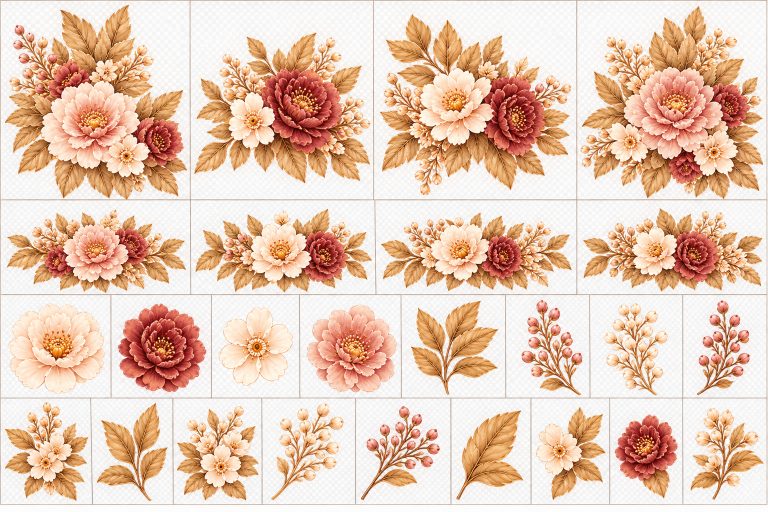
#> input picture design-source/lembar-clipart-asli.png, 1536 x 1024 px, given in place of img_aae297a73f6c.png, which was not available (shown at 1/2 size)
$ python potong-ornamen.py
#> lines starting #> are read from the running program, lines starting #| are printed output that depends on the picture; after the words box and inside, x2 and y2 are one past the last pixel; in counts of white or black regions, pixels touching at a corner belong together
#!/usr/bin/env python3
"""Potong lembar clipart bunga menjadi PNG transparan per elemen.

Latar lembar: putih netral 244-252 bertekstur + pola kotak-kotak samar.
Karena warna krem kelopak sangat dekat dengan latar, flood fill rapuh.
Yang dipakai: alpha dari jarak warna terhadap latar (soft threshold),
lalu warna di-unpremultiply dari putih supaya tidak ada halo.
"""
import os
from PIL import Image, ImageFilter

SRC = "/home/chengking/.hermes/cache/documents/native-inputs/4964ff477c7a439e98388f33a3ce4af663fd44ace5cee9f2ca97557a4b2fe5da/img_aae297a73f6c.png"
OUT = "/home/chengking/Project/undangan-naila-alfin/public/images/ornaments"

BOXES = [
    ("bloom-bouquet-a", 10, 11, 374, 397),
    ("bloom-bouquet-b", 389, 11, 741, 397),
    ("bloom-bouquet-c", 760, 11, 1142, 397),
    ("bloom-bouquet-d", 1161, 11, 1526, 397),
    ("bloom-spray-a", 14, 419, 372, 584),
    ("bloom-spray-b", 391, 419, 744, 584),
    ("bloom-spray-c", 762, 419, 1143, 584),
    ("bloom-spray-d", 1166, 419, 1525, 584),
    ("bloom-cream", 17, 600, 210, 791),
    ("bloom-burgundy", 236, 600, 413, 791),
    ("bloom-blush", 437, 600, 586, 791),
    ("bloom-rose", 613, 600, 794, 791),
    ("sprig-gold", 822, 600, 997, 791),
    ("berry-pink", 1043, 600, 1165, 791),
    ("berry-cream", 1208, 600, 1335, 791),
    ("berry-red", 1394, 600, 1500, 791),
    ("cluster-a", 10, 804, 177, 1010),
    ("leaf-gold", 194, 804, 335, 1010),
    ("cluster-b", 354, 804, 517, 1010),
    ("bud-arch-cream", 542, 804, 688, 1010),
    ("bud-arch-pink", 722, 804, 880, 1010),
    ("leaf-large", 913, 804, 1047, 1010),
    ("bloom-single", 1072, 804, 1211, 1010),
    ("bloom-maroon", 1229, 804, 1355, 1010),
    ("cluster-c", 1381, 804, 1527, 1010),
]

INSET = 3
T0, T1 = 12.0, 34.0        # rentang jarak warna -> alpha


def bg_color(crop):
    """Warna latar = median piksel tepi (dibulatkan)."""
    w, h = crop.size
    px = crop.load()
    vals = []
    for x in range(0, w, 2):
        vals += [px[x, 0], px[x, h - 1]]
    for y in range(0, h, 2):
        vals += [px[0, y], px[w - 1, y]]
    chans = sorted(v[i] for v in vals for i in range(3))
    med = chans[len(chans) // 2]
    return (med, med, med)


def soft_alpha(crop, bg):
    w, h = crop.size
    px = crop.load()
    a = Image.new("L", (w, h))
    ap = a.load()
    span = T1 - T0
    for y in range(h):
        for x in range(w):
            r, g, b = px[x, y]
            d = max(abs(r - bg[0]), abs(g - bg[1]), abs(b - bg[2]))
            if d <= T0:
                ap[x, y] = 0
            elif d >= T1:
                ap[x, y] = 255
            else:
                t = (d - T0) / span
                ap[x, y] = int(255 * (t * t * (3 - 2 * t)))   # smoothstep
    return a


def unpremultiply(crop, alpha):
    """c = (c - 255*(1-a)) / a  — buang sisa putih di piksel semi-transparan."""
    out = crop.copy()
    op = out.load()
    ap = alpha.load()
    w, h = crop.size
    for y in range(h):
        for x in range(w):
            a = ap[x, y] / 255.0
            if a <= 0.04:
                op[x, y] = (0, 0, 0)
            elif a < 0.97:
                r, g, b = op[x, y]
                k = 255.0 * (1.0 - a)
                op[x, y] = (
                    max(0, min(255, round((r - k) / a))),
                    max(0, min(255, round((g - k) / a))),
                    max(0, min(255, round((b - k) / a))),
                )
    return out


def main():
    sheet = Image.open(SRC).convert("RGB")
    total = 0
    for name, x0, y0, x1, y1 in BOXES:
        crop = sheet.crop((x0 + INSET, y0 + INSET, x1 - INSET, y1 - INSET))
        bg = bg_color(crop)
        alpha = soft_alpha(crop, bg)
        rgb = unpremultiply(crop, alpha)

        img = rgb.convert("RGBA")
        img.putalpha(alpha)

        bb = alpha.point(lambda v: 255 if v > 10 else 0).getbbox()
        if bb:
            img = img.crop((max(0, bb[0] - 1), max(0, bb[1] - 1),
                            min(img.width, bb[2] + 1), min(img.height, bb[3] + 1)))

        path = os.path.join(OUT, f"{name}.png")
        img.save(path, optimize=True)
        kb = os.path.getsize(path) / 1024
        total += kb
        print(f"{name:18s} {img.size[0]:4d}x{img.size[1]:<4d} {kb:6.1f} KB  bg={bg[0]}")
#> this loop made 25 passes
#> (bg, bb) on passes 1 to 12: ((245, 245, 245), (0, 0, 358, 380)), ((246, 246, 246), (0, 51, 346, 353)), ((246, 246, 246), (0, 13, 376, 377)), ((246, 246, 246), (0, 0, 359, 380)), ((245, 245, 245), (0, 0, 352, 159)), ((246, 246, 246), (0, 0, 347, 159)), ((246, 246, 246), (0, 3, 375, 159)), ((245, 245, 245), (0, 0, 353, 159)), ((246, 246, 246), (0, 4, 187, 185)), ((244, 244, 244), (0, 4, 171, 184)), ((246, 246, 246), (0, 11, 143, 169)), ((246, 246, 246), (0, 5, 175, 183))
#| bloom-bouquet-a     358x380   259.5 KB  bg=245
#| bloom-bouquet-b     346x304   200.9 KB  bg=246
#| bloom-bouquet-c     376x366   240.4 KB  bg=246
#| bloom-bouquet-d     359x380   260.0 KB  bg=246
#| bloom-spray-a       352x159   108.9 KB  bg=245
#| bloom-spray-b       347x159   108.3 KB  bg=246
#| bloom-spray-c       375x157   117.2 KB  bg=246
#| bloom-spray-d       353x159   111.7 KB  bg=245
#> (further printed lines are left out)
#> pass 1, in main, `crop = sheet.crop((x0 + INSET, y0 + INSET, x1 - INSET, y1 - INSET))`:
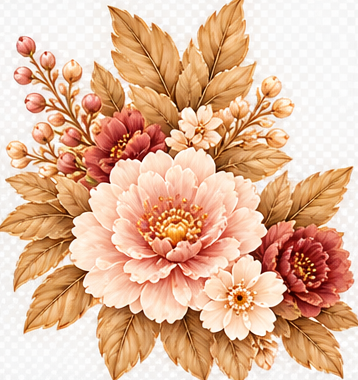
#> crop: PIL image 358x380 RGB; mean R, G, B 226.7, 184.4, 155.9
#> pass 1, in main, `alpha = soft_alpha(crop, bg)`:
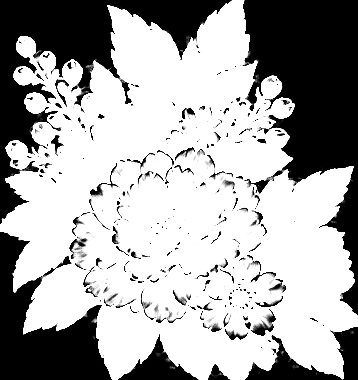
#> alpha: PIL image 358x380 L; min 0, max 255, mean 167.7
#> pass 1, in main, `rgb = unpremultiply(crop, alpha)`:
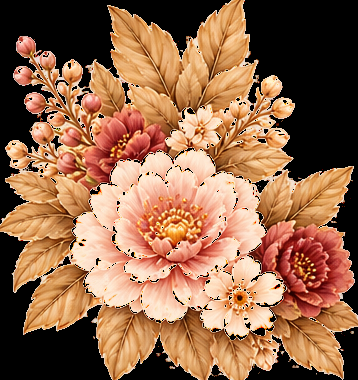
#> rgb: PIL image 358x380 RGB; mean R, G, B 146.3, 103.4, 74.6
#> after the loop:
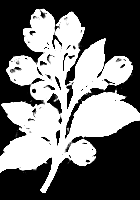
#> alpha: PIL image 140x200 L; min 0, max 255, mean 115.4
#> after the loop:
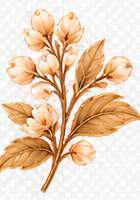
#> crop: PIL image 140x200 RGB; mean R, G, B 234.8, 209.3, 185.8
#> after the loop:
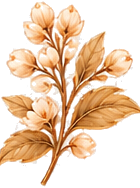
#> img: PIL image 140x188 RGBA; mean R, G, B, A 110.2, 82.6, 57.2, 122.8; transparent parts drawn white
#> after the loop, total = 2177.5
    print(f"total {total/1024:.2f} MB")
#| total 2.13 MB


if __name__ == "__main__":
    main()

$ run again, on design-source/ornamen-cadangan/arch.png
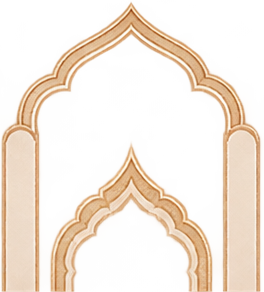
#> input picture design-source/ornamen-cadangan/arch.png, 264 x 292 px, given in place of img_aae297a73f6c.png, which was not available
#> the loop in main, `for name, x0, y0, x1, y1 in BOXES:` made 25 passes
#> bb on pass 1: (0, 0, 251, 278)
#> (printed output is left out)
#> pass 1, in main, `crop = sheet.crop((x0 + INSET, y0 + INSET, x1 - INSET, y1 - INSET))`:
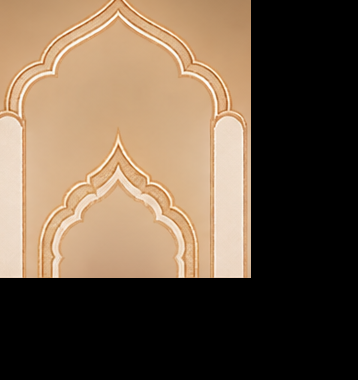
#> crop: PIL image 358x380 RGB; mean R, G, B 110, 91, 71.8
#> pass 1, in main, `alpha = soft_alpha(crop, bg)`:
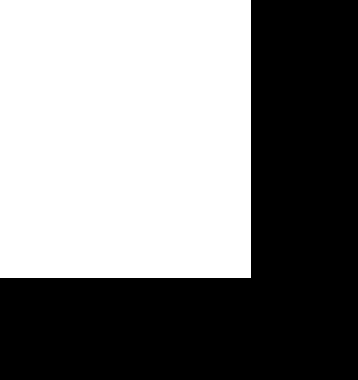
#> alpha: PIL image 358x380 L; 51.3% white; 1 black region, box (x1, y1, x2, y2) and area: (0, 0, 358, 380) 66262
#> after the loop in main, `for name, x0, y0, x1, y1 in BOXES:`: total = 98.23
#| total 0.10 MB

$ run again, on design-source/ornamen-cadangan/bloom-blush.png
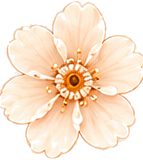
#> input picture design-source/ornamen-cadangan/bloom-blush.png, 143 x 160 px, given in place of img_aae297a73f6c.png, which was not available
#> the loop in main, `for name, x0, y0, x1, y1 in BOXES:` made 25 passes
#> bb on pass 1: (0, 0, 130, 145)
#> (printed output is left out)
#> pass 1, in main, `crop = sheet.crop((x0 + INSET, y0 + INSET, x1 - INSET, y1 - INSET))`:
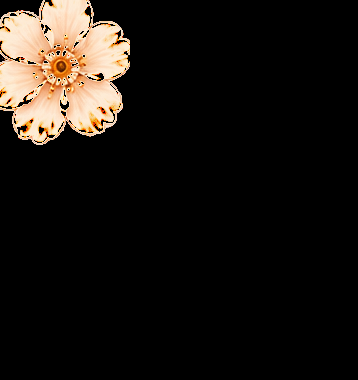
#> crop: PIL image 358x380 RGB; mean R, G, B 25.6, 21.2, 17.1
#> pass 1, in main, `alpha = soft_alpha(crop, bg)`:
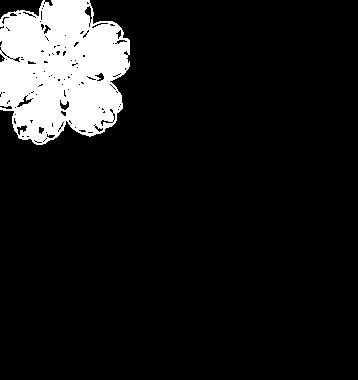
#> alpha: PIL image 358x380 L; 10.4% white; 2 white regions (1 under 20 px), largest, box (x1, y1, x2, y2) and area: (0, 0, 130, 145) 14085
#> after the loop in main, `for name, x0, y0, x1, y1 in BOXES:`: total = 40.23
#| total 0.04 MB
